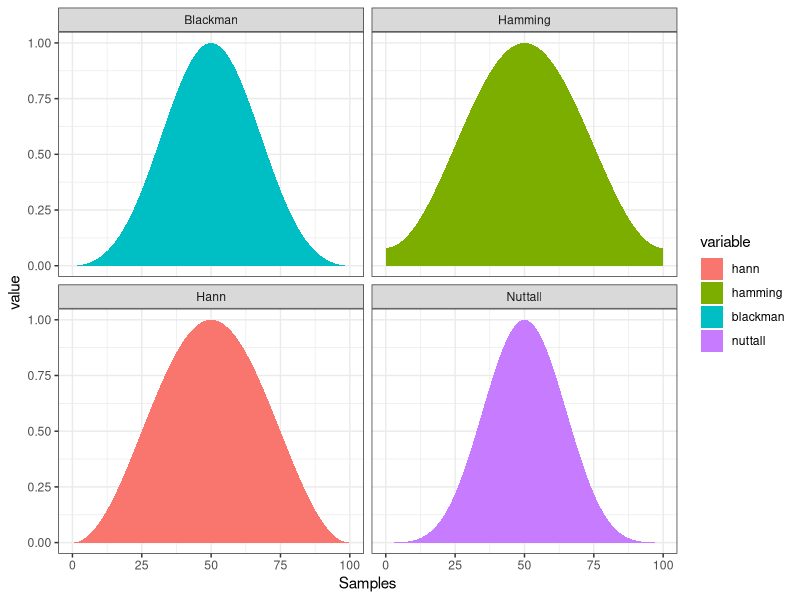

Here is the R script that generated this plot:
library(ggplot2)
library(reshape2)

N <- 100
hann <- function(n) {0.5 - 0.5 * cos(2 * pi * n / N)}
hamming <- function(n) {0.54 - 0.46 * cos(2 * pi * n / N)}
blackman <- function(n) {0.42 - 0.5 * cos(2 * pi * n / N) + 
    0.08 * cos(4 * pi * n / N)}
nuttall <- function(n) {0.36 - 0.49 * cos(2 * pi * n / N) + 
    0.14 * cos(4 * pi * n / N) - 0.01 * cos(6 * pi * n / N)}


# % void triangular();  // Bartlett window
# % void welch();
# % void sine();
# % void nuttall();


x <- seq(0, N)
df <-
  data.frame(
    Samples = x,
    hann = hann(x),
    hamming = hamming(x),
    blackman = blackman(x),
    nuttall = nuttall(x)
  )
df <- melt(df, id.vars = "Samples")
df$name <-
  as.factor(rep(c("Hann", "Hamming", "Blackman", "Nuttall"), each = length(x)))

ggplot(df, aes(x = Samples, y = value)) +
  geom_area(aes(fill = variable)) +
  facet_wrap( ~ name) +
  theme_bw()
